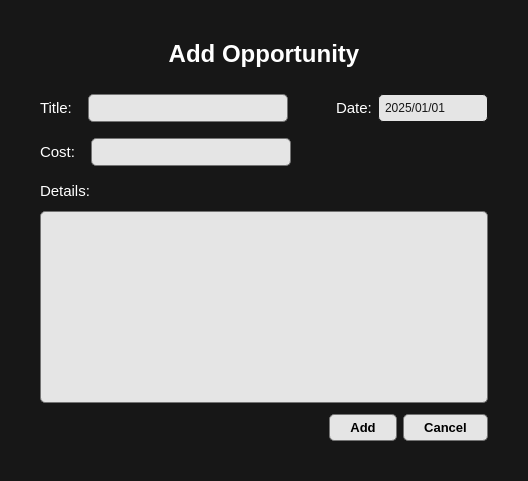
<?xml version="1.0" encoding="UTF-8"?>
<ui version="4.0">
 <class>add_opportunity</class>
 <widget class="QDialog" name="add_opportunity">
  <property name="geometry">
   <rect>
    <x>0</x>
    <y>0</y>
    <width>528</width>
    <height>481</height>
   </rect>
  </property>
  <property name="windowTitle">
   <string>add_opportunity</string>
  </property>
  <property name="styleSheet">
   <string notr="true">border-radius: 10px;
background-color: #171717;
color: white;</string>
  </property>
  <layout class="QGridLayout" name="gridLayout">
   <item row="0" column="0">
    <widget class="QFrame" name="main_frame">
     <property name="frameShape">
      <enum>QFrame::Shape::StyledPanel</enum>
     </property>
     <property name="frameShadow">
      <enum>QFrame::Shadow::Raised</enum>
     </property>
     <layout class="QGridLayout" name="gridLayout_2">
      <item row="0" column="1">
       <spacer name="horizontalSpacer_8">
        <property name="orientation">
         <enum>Qt::Orientation::Horizontal</enum>
        </property>
        <property name="sizeHint" stdset="0">
         <size>
          <width>483</width>
          <height>20</height>
         </size>
        </property>
       </spacer>
      </item>
      <item row="1" column="1">
       <layout class="QHBoxLayout" name="horizontalLayout">
        <item>
         <widget class="QLabel" name="label">
          <property name="font">
           <font>
            <pointsize>18</pointsize>
            <bold>true</bold>
           </font>
          </property>
          <property name="styleSheet">
           <string notr="true">color: rgb(255, 255, 255);</string>
          </property>
          <property name="text">
           <string>Add Opportunity</string>
          </property>
          <property name="alignment">
           <set>Qt::AlignmentFlag::AlignCenter</set>
          </property>
         </widget>
        </item>
       </layout>
      </item>
      <item row="2" column="1">
       <spacer name="horizontalSpacer_6">
        <property name="orientation">
         <enum>Qt::Orientation::Horizontal</enum>
        </property>
        <property name="sizeType">
         <enum>QSizePolicy::Policy::Preferred</enum>
        </property>
        <property name="sizeHint" stdset="0">
         <size>
          <width>483</width>
          <height>20</height>
         </size>
        </property>
       </spacer>
      </item>
      <item row="3" column="0">
       <spacer name="verticalSpacer_2">
        <property name="orientation">
         <enum>Qt::Orientation::Vertical</enum>
        </property>
        <property name="sizeHint" stdset="0">
         <size>
          <width>20</width>
          <height>267</height>
         </size>
        </property>
       </spacer>
      </item>
      <item row="3" column="1">
       <layout class="QVBoxLayout" name="verticalLayout">
        <item>
         <layout class="QHBoxLayout" name="horizontalLayout_2">
          <item>
           <widget class="QLabel" name="label_2">
            <property name="font">
             <font>
              <pointsize>11</pointsize>
              <bold>false</bold>
             </font>
            </property>
            <property name="styleSheet">
             <string notr="true">color: rgb(255, 255, 255);</string>
            </property>
            <property name="text">
             <string>Title:</string>
            </property>
            <property name="alignment">
             <set>Qt::AlignmentFlag::AlignLeading|Qt::AlignmentFlag::AlignLeft|Qt::AlignmentFlag::AlignVCenter</set>
            </property>
           </widget>
          </item>
          <item>
           <spacer name="horizontalSpacer_11">
            <property name="orientation">
             <enum>Qt::Orientation::Horizontal</enum>
            </property>
            <property name="sizeType">
             <enum>QSizePolicy::Policy::Preferred</enum>
            </property>
            <property name="sizeHint" stdset="0">
             <size>
              <width>10</width>
              <height>20</height>
             </size>
            </property>
           </spacer>
          </item>
          <item>
           <widget class="QLineEdit" name="title_line">
            <property name="sizePolicy">
             <sizepolicy hsizetype="Preferred" vsizetype="Preferred">
              <horstretch>0</horstretch>
              <verstretch>0</verstretch>
             </sizepolicy>
            </property>
            <property name="minimumSize">
             <size>
              <width>200</width>
              <height>0</height>
             </size>
            </property>
            <property name="maximumSize">
             <size>
              <width>16777215</width>
              <height>16777215</height>
             </size>
            </property>
            <property name="font">
             <font>
              <family>Segoe UI</family>
              <pointsize>9</pointsize>
              <italic>false</italic>
              <bold>false</bold>
             </font>
            </property>
            <property name="styleSheet">
             <string notr="true">QLineEdit {
    background-color: #E5E5E5;
	color: rgb(0, 0, 0);
    border: 1px solid #737373;
    border-radius: 5px;
	padding: 5px;
}</string>
            </property>
           </widget>
          </item>
          <item>
           <spacer name="horizontalSpacer_10">
            <property name="orientation">
             <enum>Qt::Orientation::Horizontal</enum>
            </property>
            <property name="sizeHint" stdset="0">
             <size>
              <width>40</width>
              <height>20</height>
             </size>
            </property>
           </spacer>
          </item>
          <item>
           <widget class="QLabel" name="label_3">
            <property name="font">
             <font>
              <pointsize>11</pointsize>
              <bold>false</bold>
             </font>
            </property>
            <property name="styleSheet">
             <string notr="true">color: rgb(255, 255, 255);</string>
            </property>
            <property name="text">
             <string>Date:</string>
            </property>
            <property name="alignment">
             <set>Qt::AlignmentFlag::AlignLeading|Qt::AlignmentFlag::AlignLeft|Qt::AlignmentFlag::AlignVCenter</set>
            </property>
           </widget>
          </item>
          <item>
           <widget class="QDateEdit" name="date_edit">
            <property name="sizePolicy">
             <sizepolicy hsizetype="Minimum" vsizetype="Preferred">
              <horstretch>0</horstretch>
              <verstretch>0</verstretch>
             </sizepolicy>
            </property>
            <property name="minimumSize">
             <size>
              <width>110</width>
              <height>0</height>
             </size>
            </property>
            <property name="maximumSize">
             <size>
              <width>16777215</width>
              <height>16777215</height>
             </size>
            </property>
            <property name="font">
             <font>
              <family>Segoe UI</family>
              <pointsize>9</pointsize>
              <italic>false</italic>
              <bold>false</bold>
             </font>
            </property>
            <property name="styleSheet">
             <string notr="true">/* QDateEdit main field */
QDateEdit {
    color: #171717;
    background-color: #E5E5E5;
    border: 1px solid #171717;
    border-radius: 5px;
    padding: 4px;
}

/* Drop-down area */
QDateEdit::drop-down {
    subcontrol-origin: padding;
    subcontrol-position: top right;
    width: 20px;
    background-color: transparent;
}

/* Calendar icon */
QDateEdit::down-arrow {
    image: url(:/Resources/calendar.png);  /* use a dark icon on E5E5E5 background */
    width: 16px;
    height: 16px;
    margin-right: 14px;
}

/* Hover */
QDateEdit:hover {
    background-color: #E5E5E5;
    color: #171717;
    border: 1px solid #171717;
}

/* Focus */
QDateEdit:focus {
    border: 1px solid #171717;
    background-color: #DADADA;
    color: #171717;
}

/* Calendar popup */
QCalendarWidget {
    background-color: #E5E5E5;
    color: #171717;
    border: 1px solid #171717;
    border-radius: 6px;
    font: 10pt &quot;Segoe UI&quot;;
}

/* Header navigation bar */
QCalendarWidget QWidget#qt_calendar_navigationbar {
    background-color: #DADADA;
}

QCalendarWidget QToolButton {
    background-color: #CCCCCC;
    color: #171717;
    border: none;
    font-weight: bold;
    padding: 5px;
}

QCalendarWidget QToolButton:hover {
    background-color: #BFBFBF;
}

/* Remove dropdown arrow from tool buttons */
QCalendarWidget QToolButton::menu-indicator {
    image: none;
}

/* Weekday headers */
QCalendarWidget QHeaderView {
    background-color: #DADADA;
}

QCalendarWidget QHeaderView::section {
    color: #171717;
    background-color: #DADADA;
    border: none;
    padding: 5px;
}

/* Days view */
QCalendarWidget QAbstractItemView {
    background-color: #E5E5E5;
    color: #171717;
    selection-background-color: #171717;  /* Black highlight for selected */
    selection-color: #E5E5E5;             /* Light text on dark selection */
    gridline-color: #BFBFBF;
}

/* Today cell */
QCalendarWidget QWidget#qt_calendar_today {
    border: 1px solid #171717;
    background-color: #DADADA;
    border-radius: 4px;
}

/* Month/year dropdown */
QCalendarWidget QMenu {
    background-color: #E5E5E5;
    color: #171717;
    border: 1px solid #171717;
}
</string>
            </property>
            <property name="minimumDate">
             <date>
              <year>2025</year>
              <month>1</month>
              <day>1</day>
             </date>
            </property>
            <property name="currentSection">
             <enum>QDateTimeEdit::Section::YearSection</enum>
            </property>
            <property name="displayFormat">
             <string>yyyy/MM/dd</string>
            </property>
            <property name="calendarPopup">
             <bool>true</bool>
            </property>
           </widget>
          </item>
         </layout>
        </item>
        <item>
         <spacer name="horizontalSpacer_2">
          <property name="orientation">
           <enum>Qt::Orientation::Horizontal</enum>
          </property>
          <property name="sizeType">
           <enum>QSizePolicy::Policy::Preferred</enum>
          </property>
          <property name="sizeHint" stdset="0">
           <size>
            <width>40</width>
            <height>10</height>
           </size>
          </property>
         </spacer>
        </item>
        <item>
         <layout class="QHBoxLayout" name="horizontalLayout_3">
          <item>
           <widget class="QLabel" name="label_4">
            <property name="sizePolicy">
             <sizepolicy hsizetype="Preferred" vsizetype="Preferred">
              <horstretch>0</horstretch>
              <verstretch>0</verstretch>
             </sizepolicy>
            </property>
            <property name="font">
             <font>
              <pointsize>11</pointsize>
              <bold>false</bold>
             </font>
            </property>
            <property name="styleSheet">
             <string notr="true">color: rgb(255, 255, 255);</string>
            </property>
            <property name="text">
             <string>Cost:</string>
            </property>
            <property name="alignment">
             <set>Qt::AlignmentFlag::AlignLeading|Qt::AlignmentFlag::AlignLeft|Qt::AlignmentFlag::AlignVCenter</set>
            </property>
           </widget>
          </item>
          <item>
           <spacer name="horizontalSpacer_13">
            <property name="orientation">
             <enum>Qt::Orientation::Horizontal</enum>
            </property>
            <property name="sizeType">
             <enum>QSizePolicy::Policy::Preferred</enum>
            </property>
            <property name="sizeHint" stdset="0">
             <size>
              <width>10</width>
              <height>20</height>
             </size>
            </property>
           </spacer>
          </item>
          <item>
           <widget class="QLineEdit" name="cost_line">
            <property name="sizePolicy">
             <sizepolicy hsizetype="Preferred" vsizetype="Preferred">
              <horstretch>0</horstretch>
              <verstretch>0</verstretch>
             </sizepolicy>
            </property>
            <property name="minimumSize">
             <size>
              <width>200</width>
              <height>0</height>
             </size>
            </property>
            <property name="maximumSize">
             <size>
              <width>16777215</width>
              <height>16777215</height>
             </size>
            </property>
            <property name="font">
             <font>
              <family>Segoe UI</family>
              <pointsize>9</pointsize>
              <italic>false</italic>
              <bold>false</bold>
             </font>
            </property>
            <property name="styleSheet">
             <string notr="true">QLineEdit {
    background-color: #E5E5E5;
	color: rgb(0, 0, 0);
    border: 1px solid #737373;
    border-radius: 5px;
	padding: 5px;
}</string>
            </property>
           </widget>
          </item>
          <item>
           <spacer name="horizontalSpacer">
            <property name="orientation">
             <enum>Qt::Orientation::Horizontal</enum>
            </property>
            <property name="sizeHint" stdset="0">
             <size>
              <width>40</width>
              <height>20</height>
             </size>
            </property>
           </spacer>
          </item>
         </layout>
        </item>
        <item>
         <spacer name="horizontalSpacer_3">
          <property name="orientation">
           <enum>Qt::Orientation::Horizontal</enum>
          </property>
          <property name="sizeType">
           <enum>QSizePolicy::Policy::Preferred</enum>
          </property>
          <property name="sizeHint" stdset="0">
           <size>
            <width>40</width>
            <height>10</height>
           </size>
          </property>
         </spacer>
        </item>
        <item>
         <layout class="QVBoxLayout" name="verticalLayout_2">
          <item>
           <widget class="QLabel" name="label_5">
            <property name="font">
             <font>
              <pointsize>11</pointsize>
              <bold>false</bold>
             </font>
            </property>
            <property name="styleSheet">
             <string notr="true">color: rgb(255, 255, 255);</string>
            </property>
            <property name="text">
             <string>Details:</string>
            </property>
            <property name="alignment">
             <set>Qt::AlignmentFlag::AlignLeading|Qt::AlignmentFlag::AlignLeft|Qt::AlignmentFlag::AlignVCenter</set>
            </property>
           </widget>
          </item>
          <item>
           <spacer name="horizontalSpacer_12">
            <property name="orientation">
             <enum>Qt::Orientation::Horizontal</enum>
            </property>
            <property name="sizeType">
             <enum>QSizePolicy::Policy::Preferred</enum>
            </property>
            <property name="sizeHint" stdset="0">
             <size>
              <width>40</width>
              <height>5</height>
             </size>
            </property>
           </spacer>
          </item>
          <item>
           <widget class="QTextEdit" name="details_text">
            <property name="font">
             <font>
              <family>Segoe UI</family>
              <pointsize>9</pointsize>
              <italic>false</italic>
              <bold>false</bold>
             </font>
            </property>
            <property name="styleSheet">
             <string notr="true">QTextEdit {
	color: rgb(0, 0, 0);
    background-color: #E5E5E5;
    border: 1px solid #737373;
    border-radius: 5px;
	padding: 5px;
}</string>
            </property>
           </widget>
          </item>
         </layout>
        </item>
       </layout>
      </item>
      <item row="3" column="2">
       <spacer name="verticalSpacer">
        <property name="orientation">
         <enum>Qt::Orientation::Vertical</enum>
        </property>
        <property name="sizeType">
         <enum>QSizePolicy::Policy::Preferred</enum>
        </property>
        <property name="sizeHint" stdset="0">
         <size>
          <width>20</width>
          <height>267</height>
         </size>
        </property>
       </spacer>
      </item>
      <item row="4" column="1">
       <spacer name="horizontalSpacer_5">
        <property name="orientation">
         <enum>Qt::Orientation::Horizontal</enum>
        </property>
        <property name="sizeType">
         <enum>QSizePolicy::Policy::Preferred</enum>
        </property>
        <property name="sizeHint" stdset="0">
         <size>
          <width>483</width>
          <height>5</height>
         </size>
        </property>
       </spacer>
      </item>
      <item row="5" column="1">
       <layout class="QHBoxLayout" name="horizontalLayout_4">
        <item>
         <spacer name="horizontalSpacer_4">
          <property name="orientation">
           <enum>Qt::Orientation::Horizontal</enum>
          </property>
          <property name="sizeHint" stdset="0">
           <size>
            <width>40</width>
            <height>20</height>
           </size>
          </property>
         </spacer>
        </item>
        <item>
         <widget class="QPushButton" name="add_btn">
          <property name="font">
           <font>
            <family>Segoe UI</family>
            <pointsize>10</pointsize>
            <italic>false</italic>
            <bold>true</bold>
           </font>
          </property>
          <property name="styleSheet">
           <string notr="true">QPushButton {
    background-color: #E5E5E5;
	color: rgb(0, 0, 0);
    border: 1px solid #737373;
    border-radius: 5px;
    padding: 5px;
    text-align: center;
	padding-left: 20px;
    padding-right: 20px;
}

QPushButton:hover {
	background-color: rgb(204, 204, 204);
}

QPushButton:pressed {
	background-color: rgb(180, 180, 180);
}
</string>
          </property>
          <property name="text">
           <string>Add</string>
          </property>
         </widget>
        </item>
        <item>
         <spacer name="horizontalSpacer_7">
          <property name="orientation">
           <enum>Qt::Orientation::Horizontal</enum>
          </property>
          <property name="sizeType">
           <enum>QSizePolicy::Policy::Preferred</enum>
          </property>
          <property name="sizeHint" stdset="0">
           <size>
            <width>0</width>
            <height>20</height>
           </size>
          </property>
         </spacer>
        </item>
        <item>
         <widget class="QPushButton" name="cancel_btn">
          <property name="font">
           <font>
            <family>Segoe UI</family>
            <pointsize>10</pointsize>
            <italic>false</italic>
            <bold>true</bold>
           </font>
          </property>
          <property name="styleSheet">
           <string notr="true">QPushButton {
    background-color: #E5E5E5;
	color: rgb(0, 0, 0);
    border: 1px solid #737373;
    border-radius: 5px;
    padding: 5px;
    text-align: center;
	padding-left: 20px;
    padding-right: 20px;
}

QPushButton:hover {
	background-color: rgb(204, 204, 204);
}

QPushButton:pressed {
	background-color: rgb(180, 180, 180);
}
</string>
          </property>
          <property name="text">
           <string>Cancel</string>
          </property>
         </widget>
        </item>
       </layout>
      </item>
      <item row="6" column="1">
       <spacer name="horizontalSpacer_9">
        <property name="orientation">
         <enum>Qt::Orientation::Horizontal</enum>
        </property>
        <property name="sizeHint" stdset="0">
         <size>
          <width>483</width>
          <height>20</height>
         </size>
        </property>
       </spacer>
      </item>
     </layout>
    </widget>
   </item>
  </layout>
 </widget>
 <resources/>
 <connections/>
</ui>
